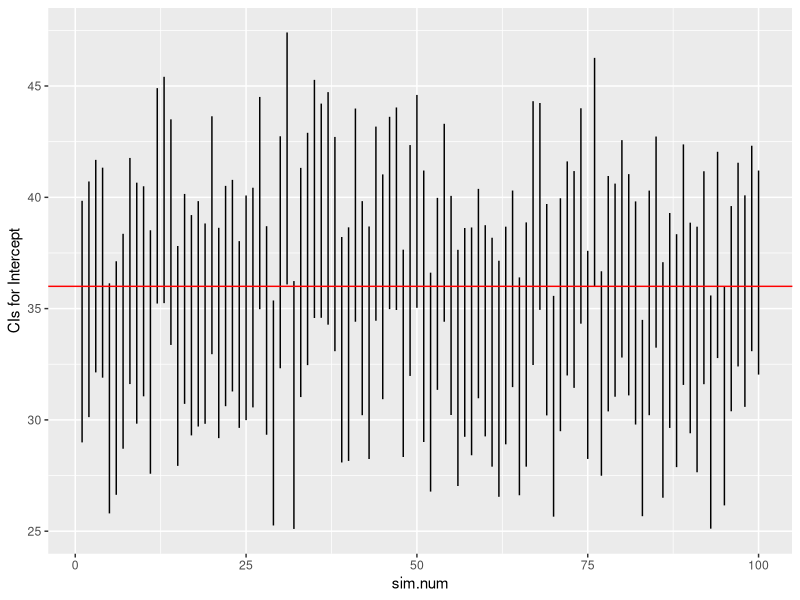
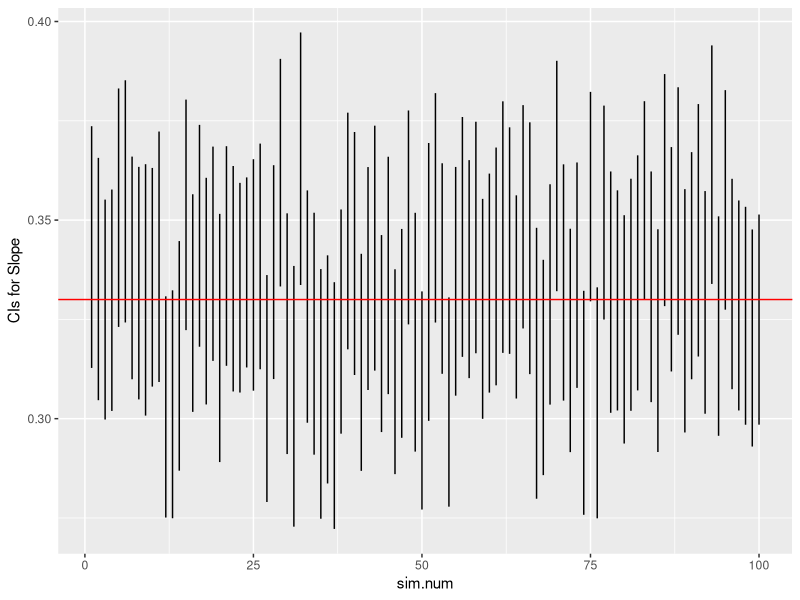
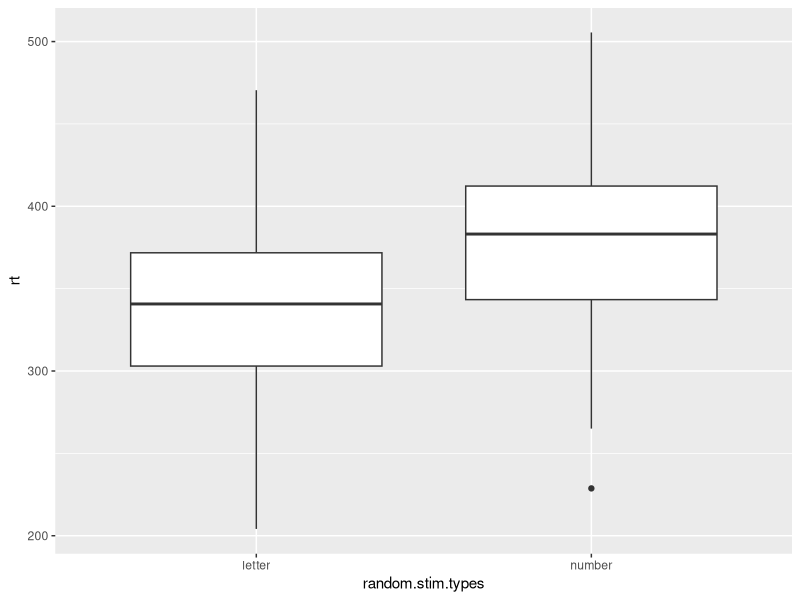
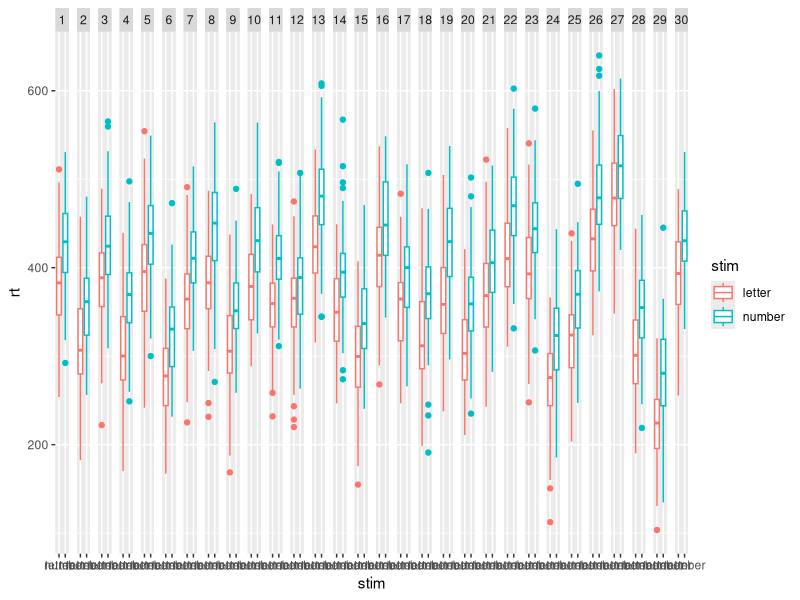

Recreate these plots in R, in order.
## ---- chunk 1
knitr::opts_chunk$set(echo = TRUE)

list.of.packages <- c("ggplot2", "DescTools")

new.packages <- list.of.packages[!(list.of.packages %in% installed.packages()[,"Package"])]
if(length(new.packages)) install.packages(new.packages)

# Loading packages
lapply(list.of.packages, require, character.only = TRUE)
## ---- chunk 2

# define global constants from prior simulation
sample.n = 200
beta0 = 36
beta1 = .33
sigma = 10
min.x = 80
max.x = 250
## ---- chunk 3
Height.weight.sim <- function(sample.n = 200, beta0 = 36, beta1 = .33, sigma = 10, min.x = 80, max.x = 250) {
  # Calculates correlation, intercept, slope estimates for
  # linear relation between two variables
  
  # Args:
  #   sample.n: Number of sample poings, default is 200
  #   beta0: Intercept, default is 36 (inches)
  #   beta1: Slope, default is .33
  #   sigma: Standard deviation of error
  #   min.x: Minimum value for x (weight in lbs)
  #   max.x: Maximum value for x (weight in lbs)
  #
  # Returns:
  #   Named array with values
  #   beta0
  #   beta1
  #   beta0.lo: 2.5% quantile for intercept
  #   beta0.hi  97.5% quantile for intercept
  #   beta1.lo  2.5% quantile for slope
  #   beta1.hi  97.5% quantile for slope

  w <- runif(n = sample.n, min = min.x, max = max.x)

  h.pred <- rep(x = beta0, n = sample.n) + beta1 * w
  h <- h.pred + rnorm(n = sample.n, mean = 0, sd = sigma)
  height.weight <- data.frame(inches = h, lbs = w)

  fit <- lm(formula = inches ~ lbs, data = height.weight)
  ci <- confint(fit)
  
  # Create output vector with named values
  (results <- c("beta0" = beta0, 
    "beta1"= beta1, 
    "beta0.lo" = ci[1,1],
    "beta0.hi" = ci[1,2],
    "beta1.lo" = ci[2,1],
    "beta1.hi" = ci[2,2]))
}
## ---- chunk 4
# Defaults only
Height.weight.sim()

# Larger sample size
Height.weight.sim(sample.n = 500)
## ---- chunk 5
n.simulations = 100
n.vars = 6 # variables Height.weight.sim() outputs

# initialize output array
height.weight.sim.data <- array(0, dim=c(n.simulations, n.vars))

# Repeat Height.weight.sim() n.simulations times
for (i in 1:n.simulations) { 
  height.weight.sim.data[i,] <- Height.weight.sim()
  }
## ---- chunk 6

# Easier to make simulation data a data frame
ht.wt.sims <- as.data.frame(sim.num = 1:n.simulations, height.weight.sim.data)

# Add a variable to index the simulation number
ht.wt.sims$sim.num <- 1:n.simulations

# Plot beta0 min and max (now called V3, V4)
ggplot(data = ht.wt.sims) +
  aes(x = sim.num) +
  geom_linerange(mapping = aes(ymin=V3,
                                ymax=V4)) +
  ylab("CIs for Intercept") +
  geom_hline(yintercept = beta0, color = "red")
## ---- chunk 7
# Plot beta1 min and max (now called V5, V6)
ggplot(data = ht.wt.sims) +
  aes(x = sim.num) +
  geom_linerange(mapping = aes(ymin=V5,
                                ymax=V6)) +
  ylab("CIs for Slope") +
  geom_hline(yintercept = beta1, color = "red")
## ---- chunk 8
# Simulation parameters
n.subs = 30
trials.per.cond = 100

letters.numbers.rt.diff = 50 # ms
rt.mean.across.subs = 350
sigma = 50
cond.labels = c("letter", "number")
cond.rts <- c("letter" = 0, "number" = letters.numbers.rt.diff)

stim.types <- factor(x = rep(x = c(1,2), trials.per.cond), labels = cond.labels)

random.stim.types <- sample(stim.types, trials.per.cond*length(cond.labels))

mean.sub.rt <- rnorm(n = 1, mean = rt.mean.across.subs, sd = sigma)
trial.rt <- array(0, dim = length(random.stim.types))

# Generate RTs based on trial, condition
for (t in 1:length(random.stim.types)) {
  trial.rt[t] <- mean.sub.rt + cond.rts[random.stim.types[t]] + rnorm(n = 1, mean = 0, sd = sigma)
}

# Make data frame
letter.number.df <- data.frame(trial = 1:length(random.stim.types), stim = random.stim.types, rt = trial.rt)

ggplot(data = letter.number.df, aes(x = random.stim.types, y = rt)) + geom_boxplot()
## ---- chunk 9
Simulate.sub.rt <- function(trials.per.cond = 100,
                            letters.numbers.rt.diff = 50,
                            rt.mean.across.subs = 350, 
                            sigma = 50) {
  
  cond.rts <- c("letter" = 0, "number" = letters.numbers.rt.diff)
  stim.types <- factor(x = rep(x = c(1,2), trials.per.cond), labels = c("letter", "number"))
  random.stim.types <- sample(stim.types, 200)

  mean.sub.rt <- rnorm(n = 1, mean = rt.mean.across.subs, sd = sigma)
  trial.rt <- array(0, dim = length(random.stim.types))

  # Generate RTs based on trial, condition
  for (t in 1:length(random.stim.types)) {
    trial.rt[t] <- mean.sub.rt + cond.rts[random.stim.types[t]] +
      rnorm(n = 1, mean = 0, sd = sigma)
    }

  # Make data frame
  letter.number.df <- data.frame(trial = 1:length(random.stim.types), 
                                 stim = random.stim.types, 
                                 rt = trial.rt)
}
## ---- chunk 10
Make.sub.rt.df <- function(sub.id) {
  sub.rt.df <- Simulate.sub.rt()
  sub.rt.df$sub.id <- sub.id
  sub.rt.df
}

# Use lapply to make separate data frames for all subs
sub.rt.df.list <- lapply(1:n.subs, Make.sub.rt.df)

# Use Reduce() with the merge function to make one big file
sub.rt.df.merged <- Reduce(function(x, y) merge(x, y, all=TRUE), sub.rt.df.list)
## ---- chunk 11
ggplot(data = sub.rt.df.merged) +
  aes(x=stim, y=rt, color=stim) +
  geom_boxplot() +
  facet_grid(facets = . ~ as.factor(sub.id))
## ---- chunk 12
library(lme4)
fit1 <- lmer(formula = rt ~ stim + (1|sub.id), data = sub.rt.df.merged)
summary(fit1)
## ---- chunk 13
fit2 <- aov(formula = rt ~ stim + Error(as.factor(sub.id)), data = sub.rt.df.merged)
summary(fit2)
